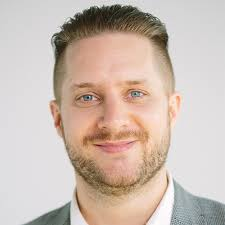
#> input picture ASM-DLIB Implementation/img/image1.jpg, 225 x 225 px, given in place of the camera
$ python img2.py
#> lines starting #> are read from the running program, lines starting #| are printed output that depends on the picture; after the words box and inside, x2 and y2 are one past the last pixel; in counts of white or black regions, pixels touching at a corner belong together
import cv2
import numpy as np

cap = cv2.VideoCapture(0)

while True:

	_, frame = cap.read()
#> frame is the input picture: shape (225, 225, 3); mean B, G, R 177.4, 187.6, 203.6

	#frame = cv2.resize(frame, (500, 500))
	frame_ori = np.copy(frame)
	frame = cv2.GaussianBlur(frame, (15, 15), 0)
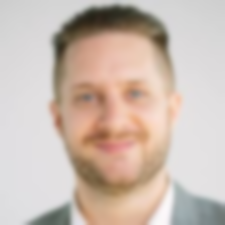
#> frame: shape (225, 225, 3); mean B, G, R 177.4, 187.6, 203.6
	hsv = cv2.cvtColor(frame, cv2.COLOR_BGR2HSV)
#> hsv: shape (225, 225, 3); mean H, S, V 65.5, 37.8, 204.3

	lower_pink = np.array([1, 100, 120])
	upper_pink = np.array([25, 255, 255])

	mask = cv2.inRange(hsv, lower_pink, upper_pink)
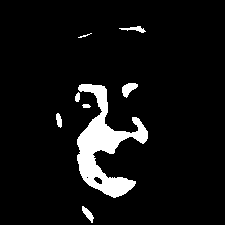
#> mask: shape (225, 225); 7% white; 8 white regions, largest, box (x1, y1, x2, y2) and area: (77, 84, 148, 198) 3055, (122, 83, 138, 98) 139, (82, 206, 94, 223) 91

	canny = cv2.Canny(mask, 60, 80)
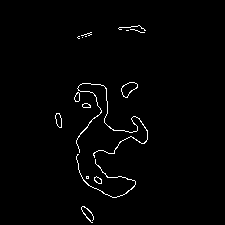
#> canny: shape (225, 225); 1.5% white in thin lines or dots, all inside (x1, y1, x2, y2) = (55, 25, 148, 223)

	contours, _ = cv2.findContours(canny, cv2.RETR_TREE, cv2.CHAIN_APPROX_NONE)
#> contours = 22 contours, 10 with area under 20; largest, box (x1, y1, x2, y2) and area: (121, 82, 138, 98) 144, (121, 82, 138, 98) 138, (55, 113, 62, 128) 62, (55, 113, 62, 128) 61, (76, 83, 148, 158) 36

	for contour in contours:
		if (cv2.contourArea(contour) > 450) and (cv2.contourArea(contour) < 3000):
			cv2.drawContours(frame_ori, contour, -1, (0, 0, 255), 2)
#> this loop made 22 passes
#> contour on passes 5, 16, 17, 20: [[86, 177], [87, 176], [88, 177], [87, 178]], [[82, 37]], [[85, 36], [86, 36]], [[126, 30], [127, 30], [128, 30], [127, 30]]

	cv2.imshow("Original", frame_ori)
	cv2.imshow("Canny", canny)

	#cv2.waitKey(10)
	#break

	key = cv2.waitKey(1)
#> (key Esc is pressed here)

	if key == 27:
		break

cap.release()
cv2.destroyAllWindows()

$ run again, on ASM-DLIB Implementation/img/image2.jpg
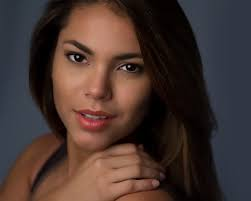
#> input picture ASM-DLIB Implementation/img/image2.jpg, 251 x 201 px, given in place of the camera
#> frame is the input picture: shape (201, 251, 3); mean B, G, R 48.1, 52.9, 70.5
#> hsv: shape (201, 251, 3); mean H, S, V 43.1, 119.3, 75.8
#> `mask = cv2.inRange(hsv, lower_pink, upper_pink)`:
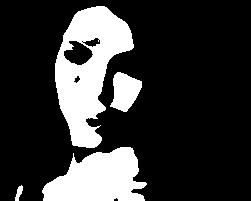
#> mask: shape (201, 251); 21.2% white; 4 white regions, box (x1, y1, x2, y2) and area: (55, 6, 134, 148) 5895, (42, 147, 147, 201) 3880, (110, 72, 142, 112) 843, (15, 185, 23, 201) 71
#> canny: shape (201, 251); 1.9% white in thin lines or dots, all inside (x1, y1, x2, y2) = (14, 5, 147, 201)
#> contours = 15 contours, 10 with area under 20; largest, box (x1, y1, x2, y2) and area: (110, 71, 142, 112) 852, (110, 71, 142, 112) 842, (54, 5, 134, 148) 46, (74, 76, 80, 83) 22, (74, 76, 80, 83) 20
#> the loop `for contour in contours:` made 15 passes
#> contour on passes 4, 5, 10, 12: [[99, 127]], [[100, 124], [99, 125], [98, 125], [99, 125]], [[72, 47], [72, 48]], [[85, 43], [86, 44]]
#> after the loop `for contour in contours:`:
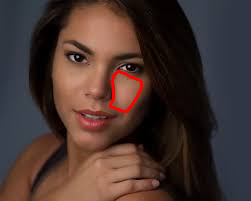
#> frame_ori: shape (201, 251, 3); 0.64% of pixels changed, all inside (x1, y1, x2, y2) = (109, 70, 143, 113)

$ run again, on ASM-DLIB Implementation/img/image3.jpg
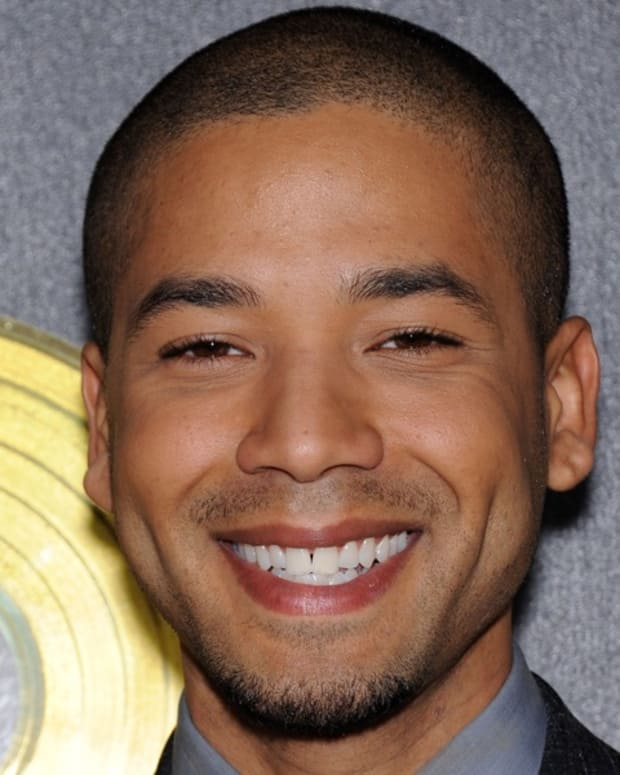
#> input picture ASM-DLIB Implementation/img/image3.jpg, 620 x 775 px, given in place of the camera
#> frame is the input picture: shape (775, 620, 3); mean B, G, R 90.1, 107.3, 134.8
#> hsv: shape (775, 620, 3); mean H, S, V 37.9, 96.1, 137.7
#> `mask = cv2.inRange(hsv, lower_pink, upper_pink)`:
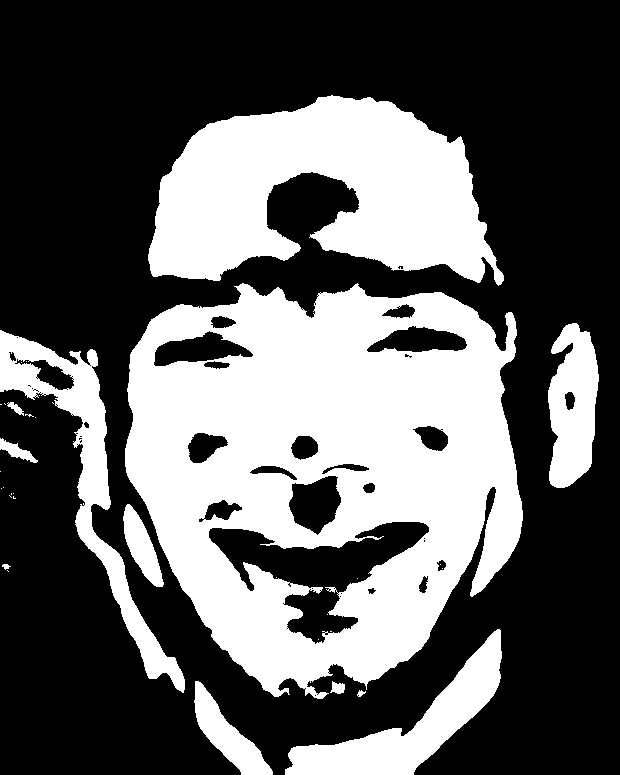
#> mask: shape (775, 620); 37.3% white; 35 white regions (23 under 20 px), largest, box (x1, y1, x2, y2) and area: (125, 283, 523, 699) 105389, (148, 95, 504, 286) 42409, (0, 330, 185, 693) 10937
#> canny: shape (775, 620); 1.8% white in thin lines or dots, all inside (x1, y1, x2, y2) = (0, 95, 599, 775)
#> contours = 156 contours, 122 with area under 20; largest, box (x1, y1, x2, y2) and area: (547, 322, 599, 488) 6255, (547, 322, 599, 488) 6213, (367, 326, 467, 352) 1684, (367, 326, 467, 352) 1669, (122, 503, 164, 587) 1593
#> the loop `for contour in contours:` made 156 passes
#> contour on passes 1, 3, 10: [[314, 694]], [[289, 693]], [[331, 675], [332, 675]]
#> after the loop `for contour in contours:`:
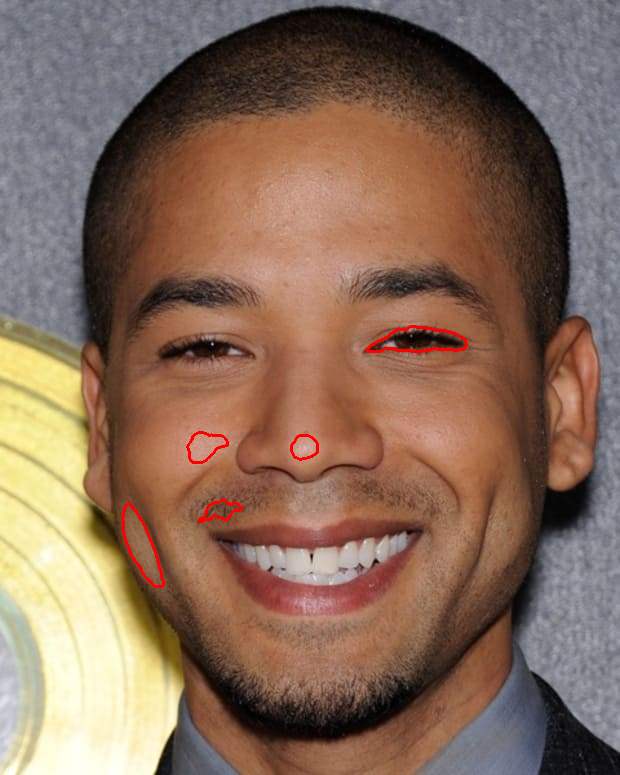
#> frame_ori: shape (775, 620, 3); 0.42% of pixels changed, all inside (x1, y1, x2, y2) = (121, 325, 468, 588)

$ run again, on ASM-DLIB Implementation/img/image4.jpg
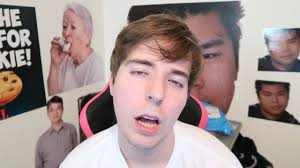
#> input picture ASM-DLIB Implementation/img/image4.jpg, 300 x 168 px, given in place of the camera
#> frame is the input picture: shape (168, 300, 3); mean B, G, R 143.2, 145.5, 163
#> hsv: shape (168, 300, 3); mean H, S, V 66.1, 43, 164.8
#> `mask = cv2.inRange(hsv, lower_pink, upper_pink)`:
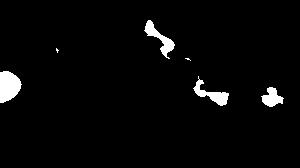
#> mask: shape (168, 300); 3% white; 6 white regions (2 under 20 px), largest, box (x1, y1, x2, y2) and area: (0, 71, 22, 103) 522, (144, 20, 175, 59) 363, (193, 76, 229, 106) 348, (261, 87, 284, 107) 267
#> `canny = cv2.Canny(mask, 60, 80)`:
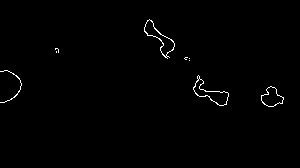
#> canny: shape (168, 300); 0.77% white in thin lines or dots, all inside (x1, y1, x2, y2) = (0, 19, 284, 107)
#> contours = 14 contours, 8 with area under 20; largest, box (x1, y1, x2, y2) and area: (144, 19, 175, 59) 366, (193, 75, 229, 106) 360, (193, 78, 229, 106) 340, (144, 19, 175, 57) 338, (261, 86, 284, 107) 270, (261, 86, 284, 107) 264
#> the loop `for contour in contours:` made 14 passes
#> contour on passes 7, 8, 10, 13: [[189, 60]], [[189, 58]], [[56, 51], [56, 52]], [[165, 56], [166, 55], [167, 56], [166, 57]]
